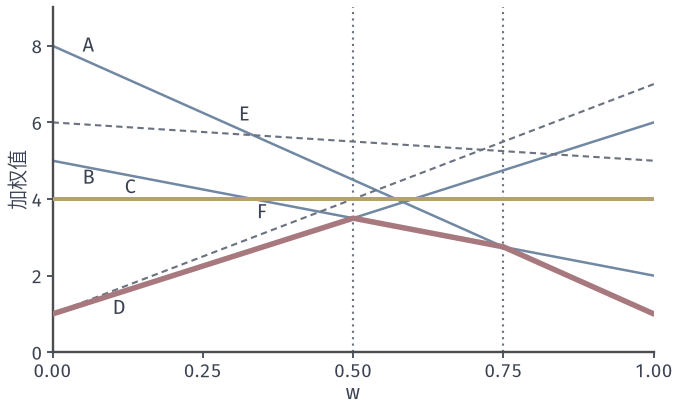

This figure's Python source:
from pathlib import Path
import sys
sys.path.insert(0, str(Path(__file__).resolve().parents[1]/"moo-common"))
from moo_fig import *
HERE = Path(__file__).resolve().parent
# Weighted values of candidates as functions of the weight w on f1; lower envelope.
fig, ax = figure(width_mm=96, height_mm=58)
setup(ax, (0, 1), (0, 9), [0, .25, .5, .75, 1], range(0, 10, 2), '$w$', '加权值')
w = np.linspace(0, 1, 401)
vals = {k: w*v[0]+(1-w)*v[1] for k, v in CANDS.items()}
for k in 'ABD': ax.plot(w, vals[k], color=BLUE, lw=1.0, zorder=2)
ax.plot(w, vals['C'], color=YELLOW, lw=1.6, zorder=3)
for k in 'EF': ax.plot(w, vals[k], color=MUTED, lw=.85, ls=(0, (3, 2)), zorder=2)
env = np.min([vals[k] for k in 'ABCDEF'], axis=0); ax.plot(w, env, color=RED, lw=2.2, zorder=4, solid_capstyle='round')
for x in (.5, .75): ax.plot([x, x], [0, 9], color=MUTED, lw=.85, ls=(0, (1, 2)), zorder=1)
for k, (x, y) in {'A': (.05, 7.85), 'B': (.05, 4.4), 'C': (.12, 4.15), 'D': (.1, 1.0), 'E': (.31, 6.05), 'F': (.34, 3.5)}.items(): ax.text(x, y, k, color=INK)
save(fig, HERE, 'figure', {'breaks': [.5, .75]})
